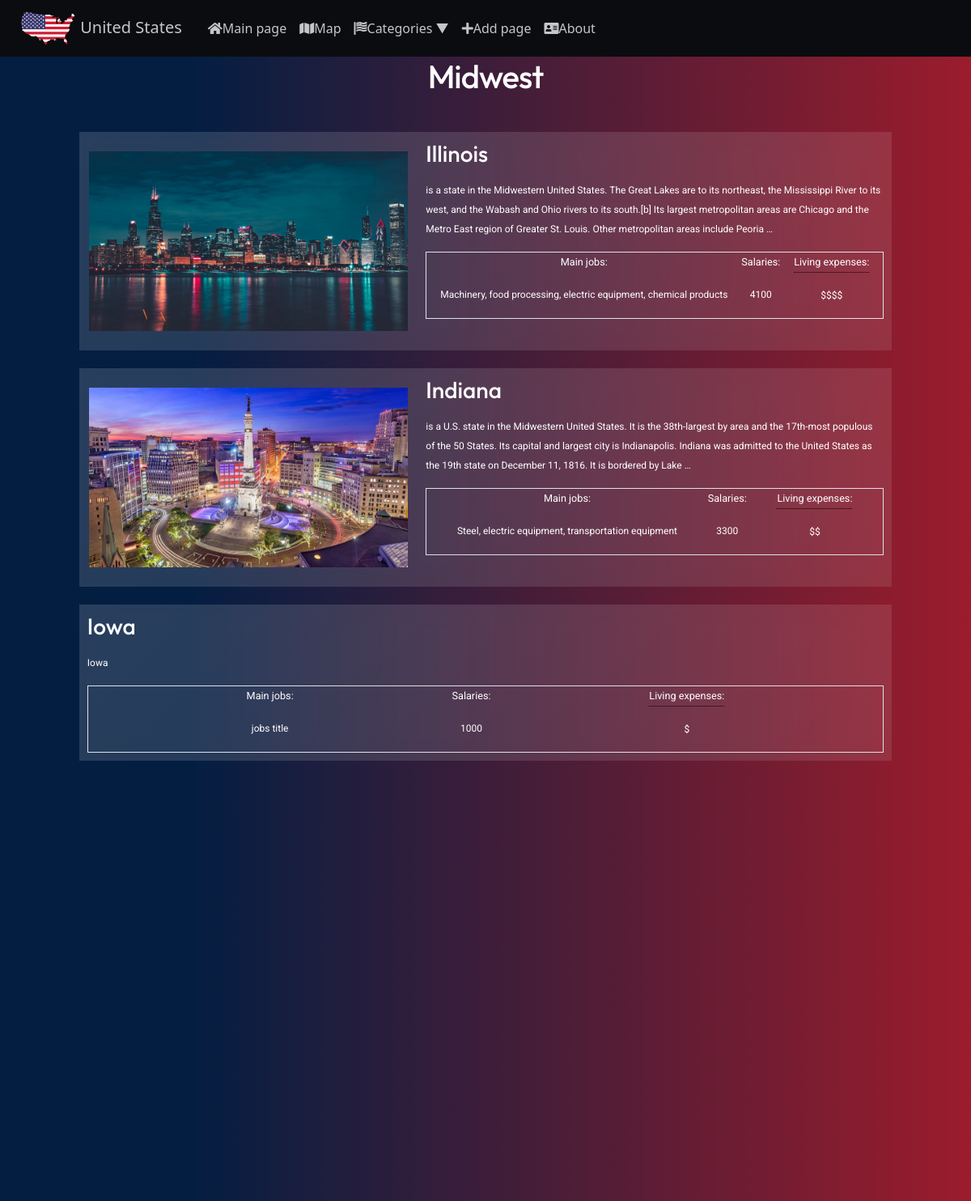
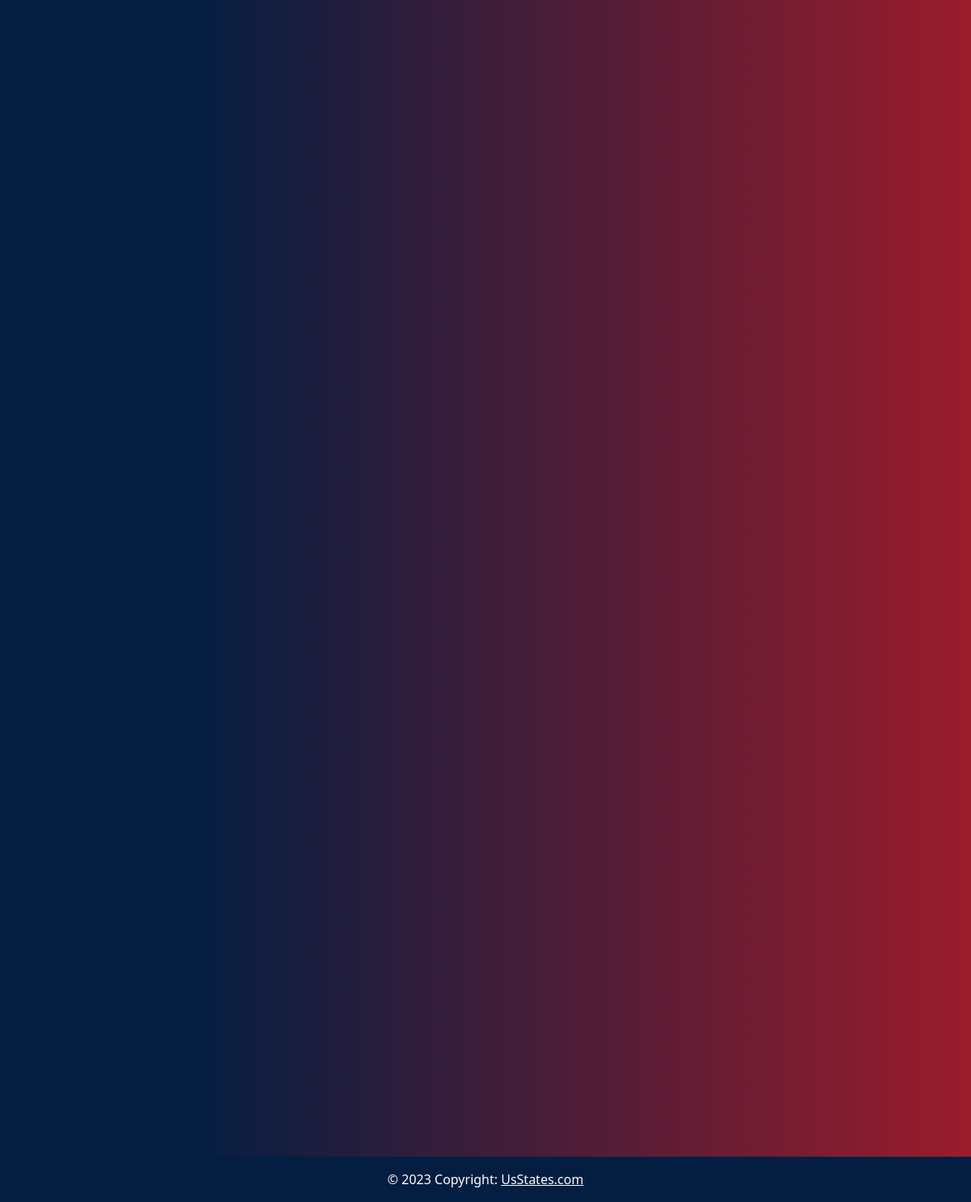
The app's page /category/2/ with its own data (2 pictures, top to bottom).
### main/models.py (models this page shows, shortened)
class Category(models.Model):
    name = models.CharField(max_length=255, db_index=True, verbose_name='Category')
    slug=models.SlugField(max_length=255, unique=True, db_index=True, verbose_name='URL', null=True)
    def get_absolute_url(self):
        return reverse("category", kwargs={"cat_id": self.pk})
    class Meta:
        verbose_name='Category'
        verbose_name_plural='Categories'
        ordering=['id']

class States(models.Model):
    title = models.CharField(max_length=255, verbose_name="State name")
    slug=models.SlugField(max_length=255, unique=True, db_index=True, verbose_name='URL', null=True)
    content= models.TextField(blank=False, verbose_name="State preview text")
    photo = models.ImageField(upload_to="photos/%Y/%m/%d/", verbose_name="Main photo", blank=True)
    time_create = models.DateTimeField(auto_now_add=True, verbose_name="Time created")
    time_update=models.DateTimeField(auto_now = True, verbose_name="Time updated")
    is_published = models.BooleanField(default=True, verbose_name="Is published")
    cat = models.ForeignKey('Category', on_delete=models.PROTECT, null=True, verbose_name="Category")
    jobs = models.CharField(max_length=255, verbose_name="State main jobs", default="jobs title")
    salary = models.IntegerField(verbose_name="State average annual income", default=1000)
    lowest_annual_income = models.IntegerField(verbose_name="State lowest annual income", default=100)
    living_expenses = models.CharField(max_length=5, verbose_name="Living expenses in $$$", default="$")
    taxes = models.CharField(max_length=255, verbose_name="State tax link", default="This field will set by itself", blank=True)
    def get_absolute_url(self):
        return reverse("states", kwargs={"state_slug": self.slug})
    class Meta: #для stateS у адмін панелі
        verbose_name='State'
        verbose_name_plural="States"
        ordering = ['title', 'time_create']

### main/views.py (the view)
# urls.py: path('category/<int:cat_id>/', views.show_category, name='category'),
def show_category(request, cat_id):
    posts = States.objects.filter(cat_id=cat_id)
    cats = Category.objects.filter(id=cat_id)
    cat_id_list = []
    for i in cats:
        cat_id_list.append(i.id)
    if cat_id not in cat_id_list:
        raise Http404()
    else:
        context={
        'posts':posts,
        'title':list(cats)[0].name,
        'cats':cats,
        }
        return render(request, 'main/states_main.html', context=context)

### main/templatetags/main_tags.py (called while the page is built)
@register.inclusion_tag("main/list_categories.html")
def show_categories(sort=None, cat_selected=0):
    if sort==None:
        cats=Category.objects.all()
    else:
        cats=Category.objects.order_by(sort)
    return {"cats":cats, 'cat_selected':cat_selected}

@register.inclusion_tag("main/list_menu.html")
def show_menu():
    menu = [{'title': 'Main page', 'url_name':'home', 'font_awesome_class':'fas fa-home'},
            {'title': 'Map', 'url_name':'map_page', 'font_awesome_class':'fas fa-map'},
        {'title': 'Categories', 'url_name':'states_main', 'font_awesome_class':'fa-solid fa-flag-usa'},
        {'title': 'Add page', 'url_name':'add_page', 'font_awesome_class':'fas fa-plus'},
        {'title': 'About', 'url_name':'about', 'font_awesome_class':'fas fa-address-card'},
    ]
    return {"menu":menu}

### main/templates/main/states_main.html (shortened to what this page needs)
{%extends 'main/layout.html'%}
{%load static%}
{%block additional_head_data%}
<link rel="stylesheet" href="{% static 'main/css/states_main.css' %}">
{%endblock%}
{%block content%}
<div class="container">
    {%for p in cats%}
        <h1>{{p.name}}</h1>
    {%endfor%}
    <ul class="list-articles p-0">
        {%for i in posts%}
        <a href="{{ i.get_absolute_url }}">
            <div class="features-wrapper">
                <li class="features hidden row">
                        {%if i.photo%}
                        <div class="col-5 d-flex align-items-center">
                            <img class="state-image my-4 img-fluid" src="{{i.photo.url}}" alt="">
                        </div>
                        {%endif%}
                        <div class="state-preview-content-container col">
                            <h2 class="text-start">{{i.title}}</h2>
                            <div class="state-preview-text">
                                <p class="">{{i.content|linebreaks|truncatewords:50}}</p>
                            </div>
                            <div class="features-thumbnail border d-flex justify-content-evenly">
                                <div class="jobs-thumbnail">
                                    <p class="thumbnail-text">Main jobs:</p>
                                    <p> {{ i.jobs }}</p>
                                </div>
                                <div class="salaries-thumbnail">
                                    <p class="thumbnail-text">Salaries: </p>
                                    <p>{{ i.salary }}</p>
                                </div>
                                <div class="prices-thumbnail">
                                    <p class="thumbnail-text" data-toggle="tooltip" data-placement="right" title="$ is very cheap, and $$$$$ is very expensive" style="border-bottom: 1px dotted #000;">Living expenses:</p>
                                    <p>{{ i.living_expenses }}</p>
                                </div>
                            </div>
                        </div>
                    </li>
            </div>
        </a>
        {%endfor%}
    </ul>
</div>
{%endblock%}

### main/static/main/css/states_main.css (style rules this page uses)
#main .features { z-index: 1; width: 90%; margin: 2% auto; color: white; list-style: none; background: linear-gradient(135deg, rgba(255, 255, 255, 0.15), rgba(255, 255, 255, 0.1)); backdrop-filter: blur(10px); -webkit-backdrop-filter: blur(10px); display: flex; transition: transform 0.5s; }
#main .features .state-preview-content-container { padding: 1%; width: 100%; }
#main .features h2 { font-size: calc(26px + 0.390625vw); }
#main .features p { text-decoration: none; font-size: calc(12px + 0.390625vw); }
#main .features .state-preview-text p { text-align: left; }
.state-preview-text { right: 10px; }
#main .thumbnail-text { font-size: calc(8px + 0.390625vw) !important; }
#main .list-articles .hidden { opacity: 0; filter: blur(5px); transform: translateX(-100%); transition: all 1s; }
#main .list-articles .show { opacity: 1; filter: blur(0); transform: translateX(0); }

### main/static/main/css/styles.css (style rules this page uses)
:root { --aside-menu-color: rgb(107, 238, 255); --aside-hover-color: rgb(145,149,230); --main-text-color: #66fcf1; }
html { height:100%; }
body { height: 100%; }
#main h1, #main h2, #main h3, #main h4 { font-family: Outfit; }
#main p { font-family: Roboto; }
#main p { font-size: 16px; line-height: calc(16px * 1.5); }
#main h1 { margin-bottom: 2%; letter-spacing: -1px; }
#main .list-articles a { text-decoration: none; }
.list-articles { overflow: hidden; }
@media screen and (max-width: 1240px) { #main .features .state-preview-content-container h2 { font-size: 28px; } }
@media screen and (max-width: 1240px) { #main .features .state-preview-content-container p:not([class="thumbnail-text"]) { font-size: 12px; } }
@media screen and (max-width: 1240px) { #main .features .state-preview-content-container .thumbnail-text { font-size: 12px; } }

### records on screen
Category: name "Midwest"
States: photo (picture), title "Illinois", content "is a state in the Midwestern United States. The Great Lakes are to its northeast, the Mississippi River to its west, and the Wabash and Ohio rivers to its south.[b] Its largest metropolitan areas are Chicago and the Metro East region of Greater St. Louis. Other metropolitan areas include Peoria …", jobs "Machinery, food processing, electric equipment, chemical products", salary "4100", living_expenses "$$$$"
States: photo (picture), title "Indiana", content "is a U.S. state in the Midwestern United States. It is the 38th-largest by area and the 17th-most populous of the 50 States. Its capital and largest city is Indianapolis. Indiana was admitted to the United States as the 19th state on December 11, 1816. It is bordered by Lake …", jobs "Steel, electric equipment, transportation equipment", salary "3300", living_expenses "$$"
States: title "Iowa", content "Iowa", jobs "jobs title", salary "1000", living_expenses "$"

### other values on screen
{{ i.title }} "Main page" "Map" "Add page" "About"
